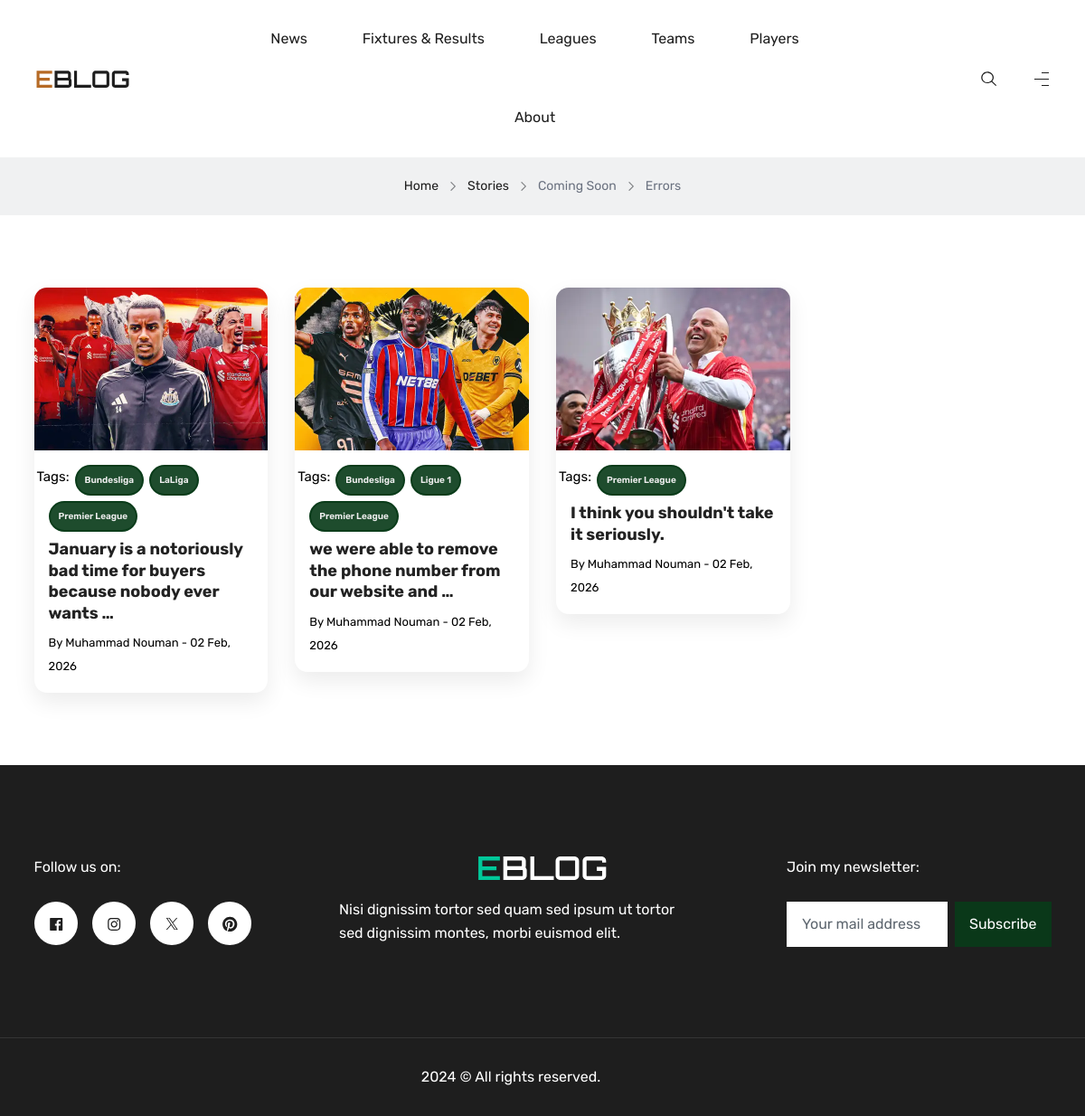
Before: /stories/ with the older database file.
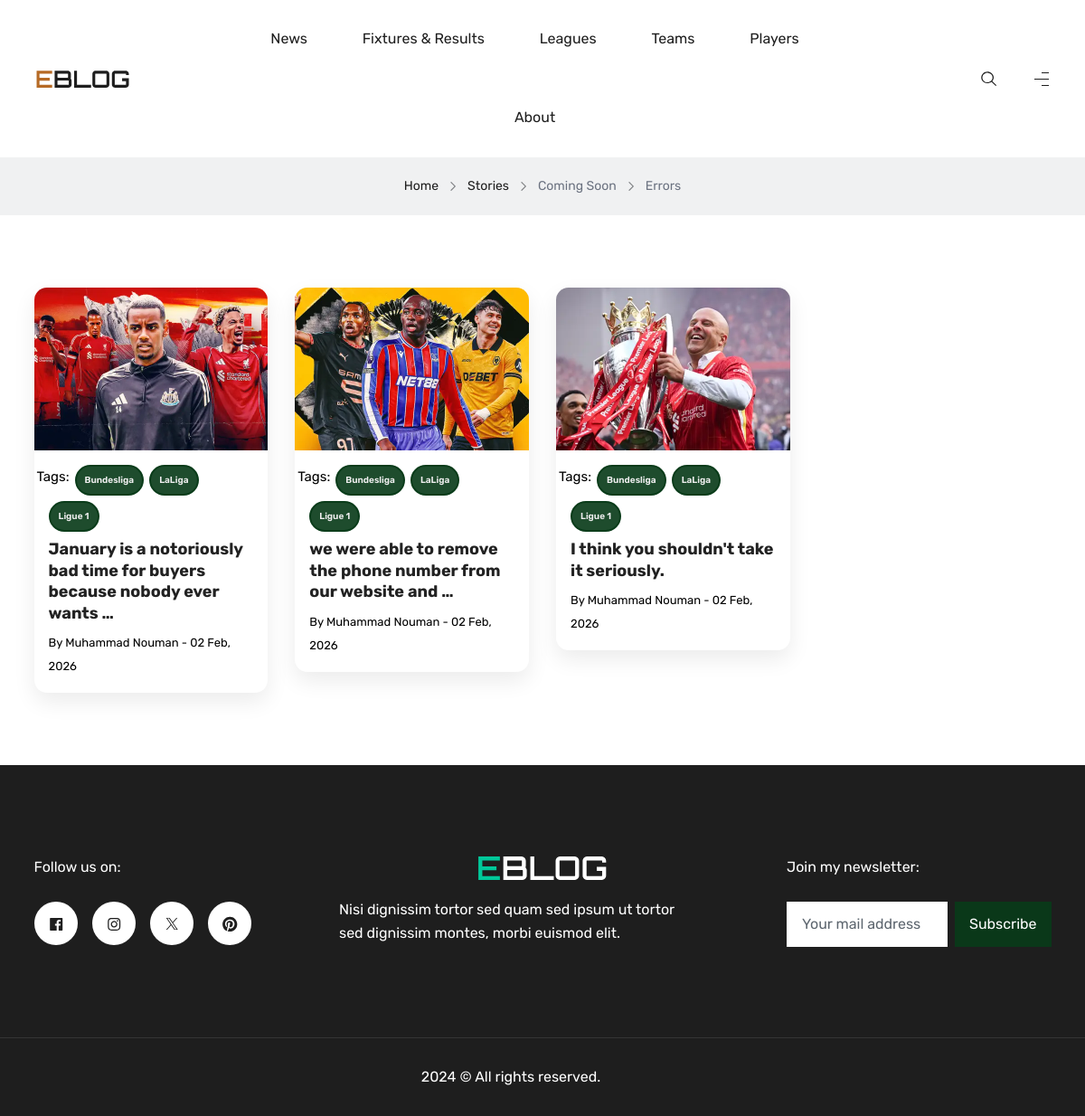
After: the same page with the newer database file.
### apps/stories/models.py (models this page shows, shortened)
class Story(CoreModel):
    class StoryStatus(models.TextChoices):
        Draft = 'draft', 'Draft'
        REVIEW = 'review', 'Under Review'
        PUBLISHED = 'published', 'published'
        REJECTED = 'rejected', 'Rejected'
        CANCEL = 'cancel', 'Cancel'
    ''' ------- core fields -------- '''
    title = models.CharField(max_length=200)
    slug = models.SlugField(unique=True, blank=True)
    content = RichTextUploadingField(max_length=1000)
    image = models.ImageField(upload_to='stories/%Y/%m/%d', blank=True, null=True)
    summery_image = models.ImageField(upload_to='summries/%Y/%m/%d', blank=True, null=True)
    author = models.ForeignKey(User, on_delete=models.CASCADE, related_name='stories')
    status = models.CharField(max_length=10, choices=StoryStatus.choices,default=StoryStatus.Draft)
    tags = models.ManyToManyField("StoryTag", related_name='stories')
    summery = models.TextField(max_length=1000, blank=True, help_text="Brief summery of story")
    published_at = models.DateTimeField(null=True, blank=True)
    '''Review work flow'''
    reviewed_by = models.ForeignKey(User,on_delete=models.SET_NULL,blank=True,null=True,related_name='rewieved_stories'
    )
    reviewed_at = models.DateTimeField(blank=True, null=True)
    review_notes = models.TextField(blank=True, help_text="Review comments from chief editor")
    views_count = models.PositiveIntegerField(default=0)
    likes_count = models.PositiveIntegerField(default=0)
    class Meta:
        ordering = ['-created_at']
        verbose_name_plural = 'Stories'

class StoryTag(CoreModel):
    name = models.CharField(max_length=100)
    slug = models.SlugField(unique=True, blank=True)
    class Meta:
        ordering = ['name']
        verbose_name_plural = 'Story Tags'

### apps/stories/views.py (the view, shortened to what this page needs)
# urls.py: path('', views.story_list, name='stories'),
def story_list(request, tag_slug=None):
    stories = Story.objects.filter(
        status='published'
    ).select_related('author').prefetch_related('tags')
    query = request.GET.get('q')
    tag = None
    if tag_slug:
        tag = get_object_or_404(StoryTag, slug=tag_slug)
        stories = stories.filter(tags=tag)
    paginator = Paginator(stories, 8)
    page_number = request.GET.get('page')
    page_obj = paginator.get_page(page_number)
    if request.headers.get('x-requested-with') == 'XMLHttpRequest':
        return render(
            request,
            'stories/partials/story_cards.html',
            {'stories': page_obj}
        )
    return render(request, 'stories/stories_list.html', {
        'page_obj': page_obj,
        'stories': page_obj,
        'tag': tag,
        'query': query,
        'results_count': stories.count()
    })

### templates/stories/stories_list.html (shortened to what this page needs)
{% extends 'base.html' %}
{% load static %}
{% block content %}
<section class="eblog-featured-post-area area-2 tp-section-gap">
    <div class="container">
        <div class="section-inner">
            <div class="row g-5" id="story-container">
                {% include "stories/partials/story_cards.html" with stories=page_obj %}
            </div>
        </div>
    </div>
</section>
{% endblock %}

### templates/stories/partials/story_cards.html
{% load static %}
{% for story in stories %}
<div class="col-xl-3 col-lg-4 col-md-6">
    <div class="story-card">
        <div class="image-box">
            {% if story.image %}
            <a href="{% url 'blog_detail' slug=story.slug %}">
                <img src="{{ story.image.url }}" alt="{{ story.title }}">
            {% else %}
                <img src="{% static 'img/default_story.jpg' %}">
            </a>
            {% endif %}
        </div>
        <div class="content">
            <div class="tags">
                <span class="bolt">Tags:</span>
                {% for tag in story.tags.all|slice:":3" %}
                    <span class="tag">{{ tag.name }}</span>
                {% empty %}
                    <span class="tag">Uncategorized</span>
                {% endfor %}
            </div>
          <h4>
            <a href="{% url 'blog_detail' slug=story.slug %}">
                {{ story.title|striptags|truncatewords:12 }}
            </a>
        </h4>
            <div class="meta">
                By
                {% if story.author.first_name %}
                    {{ story.author.first_name }} {{ story.author.last_name }}
                {% else %}
                    {{ story.author.username }}
                {% endif %}
                {% if story.published_at %}
                    - {{ story.published_at|date:"d M, Y" }}
                {% endif %}
            </div>
        </div>
    </div>
</div>
{% endfor %}

Changed rows visible on the page:
changed Story "January is a notoriously bad time for buyers because nobody ever wants …": loses StoryTag (name "Premier League"); gains StoryTag (name "Ligue 1")
changed Story "we were able to remove the phone number from our website and …": loses StoryTag (name "Premier League"); gains StoryTag (name "LaLiga")
changed Story "I think you shouldn't take it seriously.": loses StoryTag (name "Premier League"); gains StoryTag (name "Bundesliga"); gains StoryTag (name "LaLiga"); gains StoryTag (name "Ligue 1")
